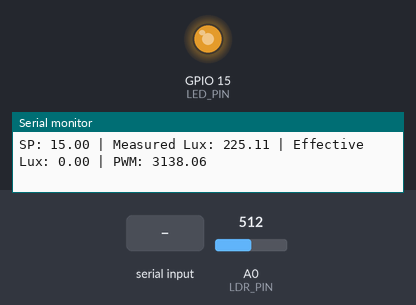
Bench run of a sketch on a simulated ESP8266 (NodeMCU). Shown: output pins drawn as LEDs (lit = HIGH), the last lines printed to the serial monitor. The inputs (shaded band) are chosen by the test bench; at power-on: A0 (LDR_PIN) = 512 (analog values on the 0–1023 scale).

Above: at 0.94 s.
1.8 s: "0\n" received over Serial
At 3.4 s:
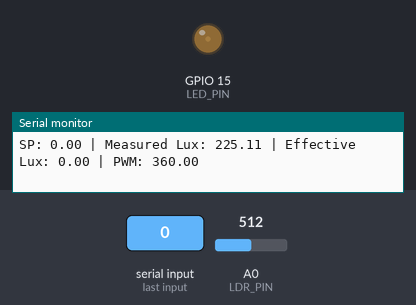
3.8 s: "5\n" received over Serial
6.8 s: A0 (LDR_PIN) set to 0
At 8.0 s:
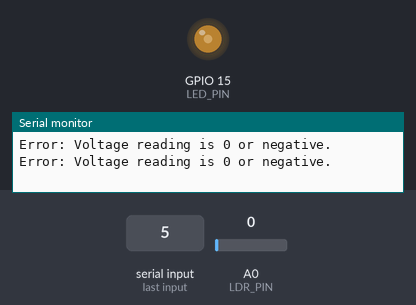
9.3 s: A0 (LDR_PIN) set to 25
At 10.22 s:
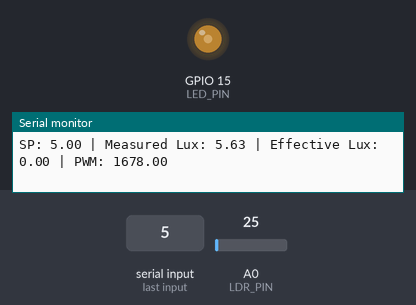
12.3 s: A0 (LDR_PIN) set to 716
13.8 s: A0 (LDR_PIN) set to 511
Timing chart, 0 to 17.8 s (numbered marks = the images above; inputs shaded):
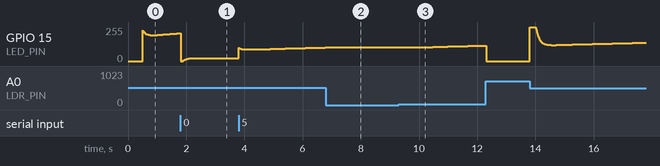

Measured:
- after the input at 6.8 s, GPIO 15 (LED_PIN): stays 102/255 (without the input it goes to 103/255 after 0.17 s)
- after the input at 9.3 s, GPIO 15 (LED_PIN): moves from 102/255 to 116/255 over 2.2 s, starting after 0.67 s

The sketch:

4.PID_WindUp.ino
```cpp
#include <Arduino.h>
#include <math.h>

// ---------------- Sensor Calibration Constants ----------------
#define VCC 3.3                    // Supply voltage (volts)
#define MY_ADC_RESOLUTION 4095.0   // 12-bit ADC max
#define FIXED_RESISTOR 10000.0     // 10 kΩ in voltage divider

// Example LDR reference at 10 lux (from datasheet)
const float R10 = 225000.0;
// Using: log10(R_LDR) = m*log10(Lux) + b, with m = -1 (example)
const float LDR_M = -1.0;
float LDR_B = log10(R10) - LDR_M;  // Offset for the LDR equation

// ---------------- Pins ----------------
const int LED_PIN = 15;   // PWM output pin to the LED
const int LDR_PIN = A0;   // ADC input for LDR

// ---------------- PID Gains ----------------
float Kp = 200.0;  // Proportional gain
float Ki = 20.0;   // Integral gain
float Kd = 5.0;    // Derivative gain
// Derivative filter parameter (optional)
float N  = 10.0;

// ---------------- Sampling ----------------
float h = 0.01;  // 10 ms → 100 Hz sampling rate

// ---------------- Operating Variables ----------------
float setpointLux = 15.0; // Desired lux (effective lux from LED only)
float Iterm = 0.0;        // Integral accumulator
float Dterm = 0.0;        // Derivative state (filtered)
float e_old = 0.0;        // Previous error

// PWM limits
const int PWM_MAX = 4095;
const int PWM_MIN = 0;

// ---------------- Ambient Lux ----------------
// Measured once at startup (with LED off)
float ambientLux = 0.0;

void setup() {
  // Hardware setup
  analogReadResolution(12);         // 12-bit ADC
  analogWriteFreq(30000);           // 30 kHz PWM frequency
  analogWriteRange(PWM_MAX);        // 0..4095 PWM range
  Serial.begin(115200);
  Serial.println("PID Controller with Anti-Windup Started.");

  // --- Measure ambient lux (with LED off) ---
  analogWrite(LED_PIN, 0);          // Ensure LED is off
  delay(500);                       // Wait for sensor to settle
  int adcAmbient = analogRead(LDR_PIN);
  float voltageAmbient = (adcAmbient / MY_ADC_RESOLUTION) * VCC;
  float rLDR_ambient = FIXED_RESISTOR * (VCC / voltageAmbient - 1);
  ambientLux = pow(10, (log10(rLDR_ambient) - LDR_B) / LDR_M);
  Serial.print("Ambient lux measured: ");
  Serial.println(ambientLux, 2);
}

void loop() {
  // -------- (1) Read/Update the Setpoint from Serial --------
  if (Serial.available() > 0) {
    String inStr = Serial.readStringUntil('\n');
    inStr.trim(); // Remove extra whitespace/newlines.
    if (inStr.length() > 0) {
      float newSetpoint = inStr.toFloat();
      // Allow 0 if explicitly entered
      if (newSetpoint != 0.0 || inStr == "0") {
        setpointLux = newSetpoint;
        Serial.print("New setpoint: ");
        Serial.println(setpointLux);
      }
    }
  }

  // -------- (2) Sensor Reading + Lux Conversion --------
  int adcValue = analogRead(LDR_PIN);
  float voltage = (adcValue / MY_ADC_RESOLUTION) * VCC;
  if (voltage <= 0.0) {
    Serial.println("Error: Voltage reading is 0 or negative.");
    delay(1000);
    return;
  }
  float rLDR = FIXED_RESISTOR * (VCC / voltage - 1);
  float lux = pow(10, (log10(rLDR) - LDR_B) / LDR_M);

  // -------- (3) Compute Effective Lux and Error --------
  // Effective lux is due solely to the LED (subtract ambient)
  float effectiveLux = lux - ambientLux;
  if(effectiveLux < 0) effectiveLux = 0;
  // Error = desired effective lux - measured effective lux
  float e = setpointLux - effectiveLux;

  // -------- (4) PID Computation --------
  // Proportional term
  float Pterm = Kp * e;

  // Derivative term (filtered on error)
  float derivative = (e - e_old) / h;
  float alpha = N * h;  // filter constant
  // Apply a simple first-order filter
  Dterm = (alpha * derivative + Dterm) / (1 + alpha);
  float D_out = Kd * Dterm;

  // Compute unsaturated control output
  float u_unsat = Pterm + Iterm + D_out;

  // -------- (5) Anti-Windup Integral Update --------
  // Update the integral term only if u_unsat is NOT saturated in the same direction as the error.
  if ( (u_unsat < PWM_MAX || e < 0) && (u_unsat > PWM_MIN || e > 0) ) {
    Iterm += Ki * e * h;
  }

  // Recompute control output after updating Iterm:
  float u = Pterm + Iterm + D_out;

  // -------- (6) Saturate Output --------
  if (u > PWM_MAX) u = PWM_MAX;
  if (u < PWM_MIN) u = PWM_MIN;

  // Write the PWM signal to the LED
  analogWrite(LED_PIN, (int)u);

  // -------- (7) Save Past Error --------
  e_old = e;

  // -------- (8) Debug Output --------
  // Print: SP | Measured Lux | Effective Lux | PWM
  Serial.print("SP: ");
  Serial.print(setpointLux);
  Serial.print(" | Measured Lux: ");
  Serial.print(lux, 2);
  Serial.print(" | Effective Lux: ");
  Serial.print(effectiveLux, 2);
  Serial.print(" | PWM: ");
  Serial.println(u, 2);

  // Wait for next sampling period (10 ms for 100 Hz)
  delay((int)(h * 1000));
}
```
